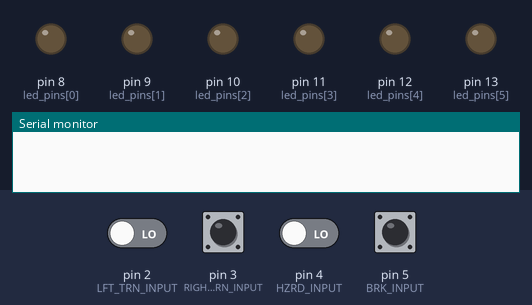
Simulated run of this sketch. Board: Arduino Uno, built with avr-gcc and run on an emulated ATmega328P. Shown: output pins drawn as LEDs (lit = HIGH), the last lines printed to the serial monitor. Dashed ring = blinking. The test bench sets the inputs (shaded band); at power-on: pin 5 (BRK_INPUT) HIGH, pin 2 (LFT_TRN_INPUT), pin 3 (RIGHT_TRN_INPUT), pin 4 (HZRD_INPUT) LOW.

Above: at 1.2 s.
1.3 s: pin 2 (LFT_TRN_INPUT) driven HIGH
At 1.98 s:
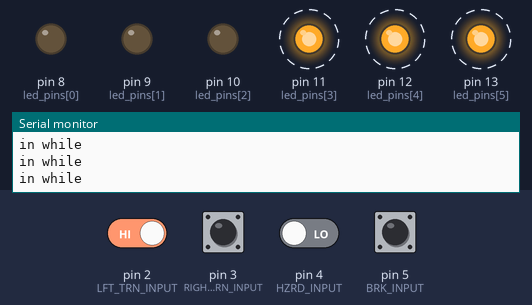
4.3 s: pin 5 (BRK_INPUT) pulled LOW for 0.15 s
At 4.39 s:
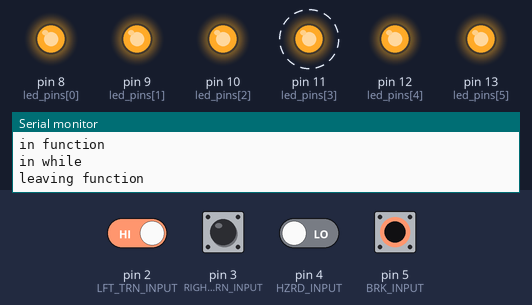
7.3 s: pin 4 (HZRD_INPUT) driven HIGH
At 8.11 s:
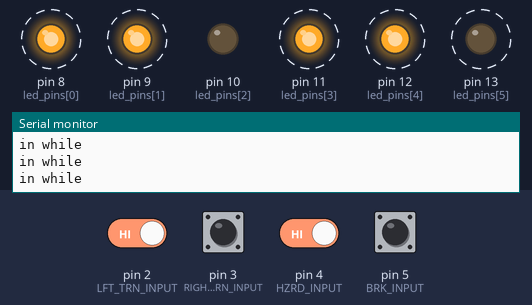
10.3 s: pin 5 (BRK_INPUT) pulled LOW for 1 s
14.3 s: pin 4 (HZRD_INPUT) driven LOW
At 14.96 s:
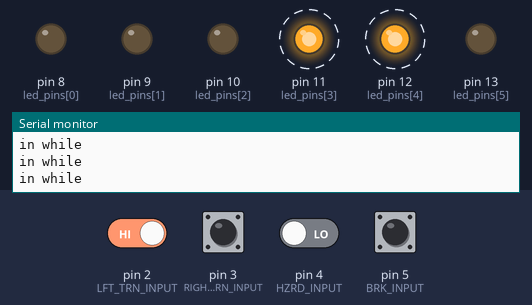
17.3 s: pin 2 (LFT_TRN_INPUT) driven LOW
At 18.2 s:
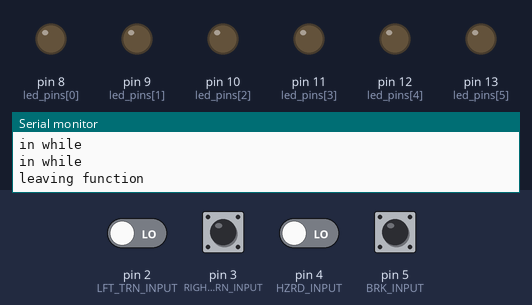
Timing chart, 0 to 20.0 s (numbered marks = the images above; inputs shaded):
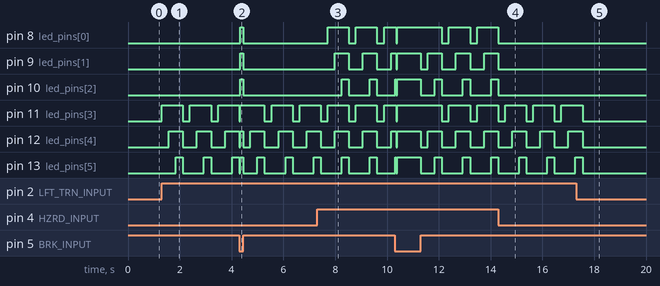

Measured:
- after the input at 1.3 s, pin 11 (led_pins[3]): alternates HIGH for 0.81 s and LOW for 0.27 s, starting at once; pin 12 (led_pins[4]): alternates HIGH for 0.54 s and LOW for 0.54 s, starting after 0.28 s; pin 13 (led_pins[5]): alternates HIGH for 0.27 s and LOW for 0.81 s, starting after 0.55 s
- after the input at 4.3 s, pin 8 (led_pins[0]), pin 9 (led_pins[1]), pin 10 (led_pins[2]): LOW → HIGH at once, → LOW 0.12 s later
- after the input at 7.3 s, pin 8 (led_pins[0]): alternates HIGH for 0.81 s and LOW for 0.27 s, starting after 0.41 s; pin 9 (led_pins[1]): alternates HIGH for 0.54 s and LOW for 0.54 s, starting after 0.68 s; pin 10 (led_pins[2]): alternates HIGH for 0.27 s and LOW for 0.81 s, starting after 0.96 s
- after the input at 14.3 s, pin 8 (led_pins[0]), pin 9 (led_pins[1]), pin 10 (led_pins[2]): stops changing and stays LOW
- after the input at 17.3 s, pin 11 (led_pins[3]), pin 12 (led_pins[4]), pin 13 (led_pins[5]): goes on until 17.5 s, then stays LOW

The sketch:

ford_lights.ino
```cpp
const int BLINK_PERIOD = 250;
const int LED_1_OUTPUT = 13;
const int LED_2_OUTPUT = 12;
const int LED_3_OUTPUT = 11;
const int LFT_TRN_INPUT = 2;
const int RIGHT_TRN_INPUT = 3;
const int HZRD_INPUT = 4;
const int BRK_INPUT = 5;

int led_pins[] = {8, 9, 10, 11, 12, 13};
int left_led[] = {11, 12, 13};
int right_led[] = {8, 9, 10};

int pin_count = 6;
bool brake_depress = true;
bool brake_press = false;
int lft_trn_state, right_trn_state, hzrd_state, brk_state = 0;
unsigned long current_millis, previous_millis = 0;
int interval = 0;
int i = 0;


void shut_off_all_leds()
{
  if(!brake_press)
  {
    for(int i=0; i < pin_count; i++)
    {
      digitalWrite(led_pins[i], LOW);
    }
  }

}

void delay_or_brake(int ms_time)
{
  current_millis = millis();
  brk_state = digitalRead(BRK_INPUT);

  previous_millis = current_millis;

  Serial.println("in function");
  while(current_millis - previous_millis <= ms_time && brk_state == HIGH)
  {
    Serial.println("in while");
    brk_state = digitalRead(BRK_INPUT);
    current_millis = millis();
  }
  Serial.println("leaving function");
}


void setup() {

  Serial.begin(9600);

  for(int i=0; i < pin_count; i++)
  {
    pinMode(led_pins[i], OUTPUT);
  }

  pinMode(LFT_TRN_INPUT, INPUT);
  pinMode(RIGHT_TRN_INPUT, INPUT);
  pinMode(HZRD_INPUT, INPUT);
  pinMode(BRK_INPUT, INPUT_PULLUP);

}


void loop() {
  // put your main code here, to run repeatedly:
  lft_trn_state = digitalRead(LFT_TRN_INPUT);
  right_trn_state = digitalRead(RIGHT_TRN_INPUT);
  hzrd_state = digitalRead(HZRD_INPUT);
  brk_state = digitalRead(BRK_INPUT);

  if(brake_depress == true)
  {
    shut_off_all_leds();
  }

  if(brk_state == LOW)
  {
    for(i=0; i < pin_count; i++)
    {
      digitalWrite(led_pins[i], HIGH);
    }

    brake_depress = false;
    brake_press = true;
  }
  else if(brk_state == HIGH && brake_depress == false)
  {
    brake_depress = true;
    brake_press = false;
  }
  else if(hzrd_state == HIGH)
  {
    for(i=0; i < pin_count/2; i++)
    {
      digitalWrite(left_led[i], HIGH);
      digitalWrite(right_led[i], HIGH);
      delay_or_brake(BLINK_PERIOD);
    }
    shut_off_all_leds();
    delay_or_brake(BLINK_PERIOD);
  }
  else if(lft_trn_state == HIGH && right_trn_state != HIGH)
  {
    for(i=0; i < pin_count/2; i++)
    {
      digitalWrite(left_led[i], HIGH);
      delay_or_brake(BLINK_PERIOD);
    }
    shut_off_all_leds();
    delay_or_brake(BLINK_PERIOD);
  }
  else if(right_trn_state == HIGH && lft_trn_state != HIGH)
  {
    for(i=0; i < pin_count/2; i++)
    {
      digitalWrite(right_led[i], HIGH);
      delay_or_brake(BLINK_PERIOD);
    }
    shut_off_all_leds();
    delay_or_brake(BLINK_PERIOD);
  }

}
```
